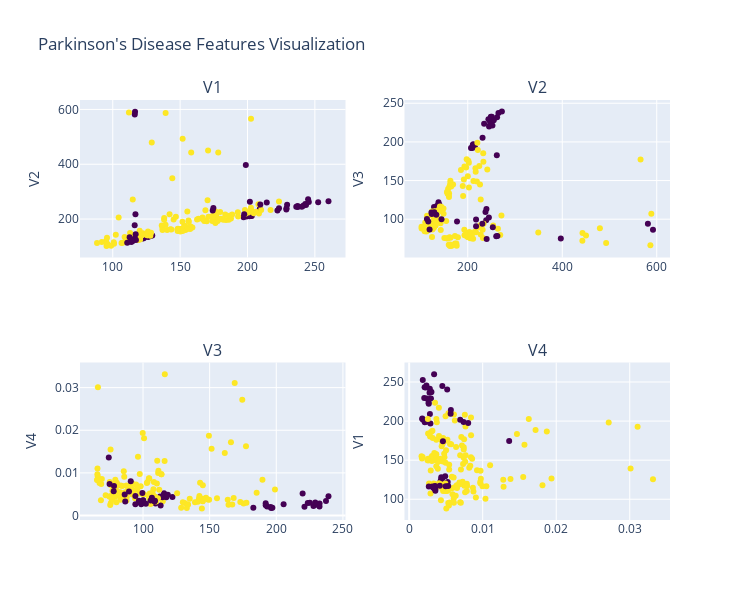

Notebook cell for this chart:
### Code cell
# Load data
X, y = fetch_openml(data_id=1488, return_X_y=True, as_frame=True)

# Create scatter plots of first few features using plotly
import plotly.express as px
import plotly.graph_objects as go
from plotly.subplots import make_subplots

# Create subplots with 2 rows and 2 columns
fig = make_subplots(rows=2, cols=2, subplot_titles=X.columns[:4])

# Plot first 4 features against each other
features = X.columns[:4]
colors = y.astype('category').cat.codes

for i in range(2):
    for j in range(2):
        idx = i*2 + j
        fig.add_trace(
            go.Scatter(x=X[features[idx]], 
                      y=X[features[(idx+1)%4]], 
                      mode='markers',
                      marker=dict(color=colors, colorscale='Viridis'),
                      showlegend=False),
            row=i+1, col=j+1
        )
        # Update y-axis title for each subplot
        fig.update_yaxes(title_text=features[(idx+1)%4], row=i+1, col=j+1)
        
fig.update_layout(height=600, width=750, title_text="Parkinson's Disease Features Visualization")
fig.show()

### Figure 1 — Plotly figure (JSON) as saved in the notebook; plotly's stock layout.template omitted (floating-point values rounded to 4 significant figures; data arrays with more than 128 entries replaced by an {"elided": "..."} marker saying what was removed)
{"data": [{"marker": {"color": {"elided": "195 int values"}, "colorscale": [[0, "#440154"], [0.1111, "#482878"], [0.2222, "#3e4989"], [0.3333, "#31688e"], [0.4444, "#26828e"], [0.5556, "#1f9e89"], [0.6667, "#35b779"], [0.7778, "#6ece58"], [0.8889, "#b5de2b"], [1, "#fde725"]]}, "mode": "markers", "showlegend": false, "type": "scatter", "x": {"elided": "195 float values"}, "xaxis": "x", "y": {"elided": "195 float values"}, "yaxis": "y"}, {"marker": {"color": {"elided": "195 int values"}, "colorscale": [[0, "#440154"], [0.1111, "#482878"], [0.2222, "#3e4989"], [0.3333, "#31688e"], [0.4444, "#26828e"], [0.5556, "#1f9e89"], [0.6667, "#35b779"], [0.7778, "#6ece58"], [0.8889, "#b5de2b"], [1, "#fde725"]]}, "mode": "markers", "showlegend": false, "type": "scatter", "x": {"elided": "195 float values"}, "xaxis": "x2", "y": {"elided": "195 float values"}, "yaxis": "y2"}, {"marker": {"color": {"elided": "195 int values"}, "colorscale": [[0, "#440154"], [0.1111, "#482878"], [0.2222, "#3e4989"], [0.3333, "#31688e"], [0.4444, "#26828e"], [0.5556, "#1f9e89"], [0.6667, "#35b779"], [0.7778, "#6ece58"], [0.8889, "#b5de2b"], [1, "#fde725"]]}, "mode": "markers", "showlegend": false, "type": "scatter", "x": {"elided": "195 float values"}, "xaxis": "x3", "y": {"elided": "195 float values"}, "yaxis": "y3"}, {"marker": {"color": {"elided": "195 int values"}, "colorscale": [[0, "#440154"], [0.1111, "#482878"], [0.2222, "#3e4989"], [0.3333, "#31688e"], [0.4444, "#26828e"], [0.5556, "#1f9e89"], [0.6667, "#35b779"], [0.7778, "#6ece58"], [0.8889, "#b5de2b"], [1, "#fde725"]]}, "mode": "markers", "showlegend": false, "type": "scatter", "x": {"elided": "195 float values"}, "xaxis": "x4", "y": {"elided": "195 float values"}, "yaxis": "y4"}], "layout": {"annotations": [{"font": {"size": 16}, "showarrow": false, "text": "V1", "x": 0.225, "xanchor": "center", "xref": "paper", "y": 1, "yanchor": "bottom", "yref": "paper"}, {"font": {"size": 16}, "showarrow": false, "text": "V2", "x": 0.775, "xanchor": "center", "xref": "paper", "y": 1, "yanchor": "bottom", "yref": "paper"}, {"font": {"size": 16}, "showarrow": false, "text": "V3", "x": 0.225, "xanchor": "center", "xref": "paper", "y": 0.375, "yanchor": "bottom", "yref": "paper"}, {"font": {"size": 16}, "showarrow": false, "text": "V4", "x": 0.775, "xanchor": "center", "xref": "paper", "y": 0.375, "yanchor": "bottom", "yref": "paper"}], "height": 600, "title": {"text": "Parkinson's Disease Features Visualization"}, "width": 750, "xaxis": {"anchor": "y", "domain": [0, 0.45]}, "xaxis2": {"anchor": "y2", "domain": [0.55, 1]}, "xaxis3": {"anchor": "y3", "domain": [0, 0.45]}, "xaxis4": {"anchor": "y4", "domain": [0.55, 1]}, "yaxis": {"anchor": "x", "domain": [0.625, 1], "title": {"text": "V2"}}, "yaxis2": {"anchor": "x2", "domain": [0.625, 1], "title": {"text": "V3"}}, "yaxis3": {"anchor": "x3", "domain": [0, 0.375], "title": {"text": "V4"}}, "yaxis4": {"anchor": "x4", "domain": [0, 0.375], "title": {"text": "V1"}}}}
